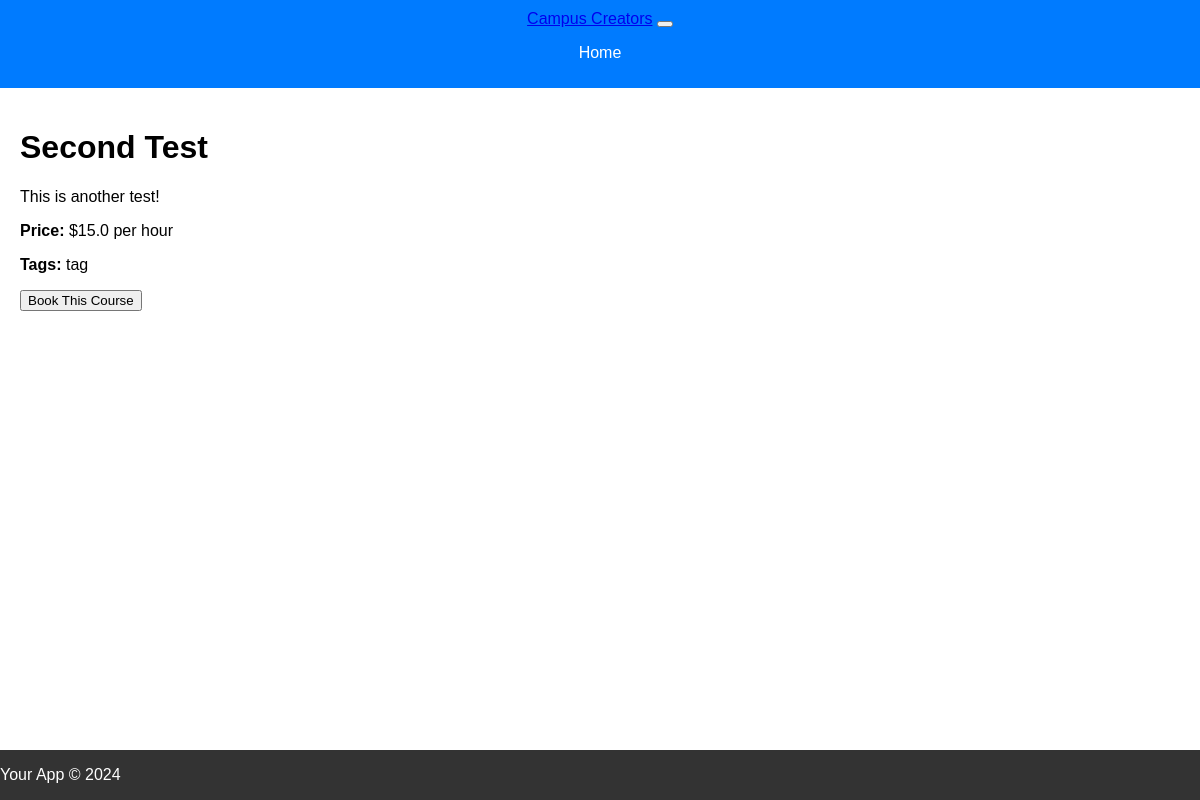
/course/2, run on an earlier commit of the app's database.
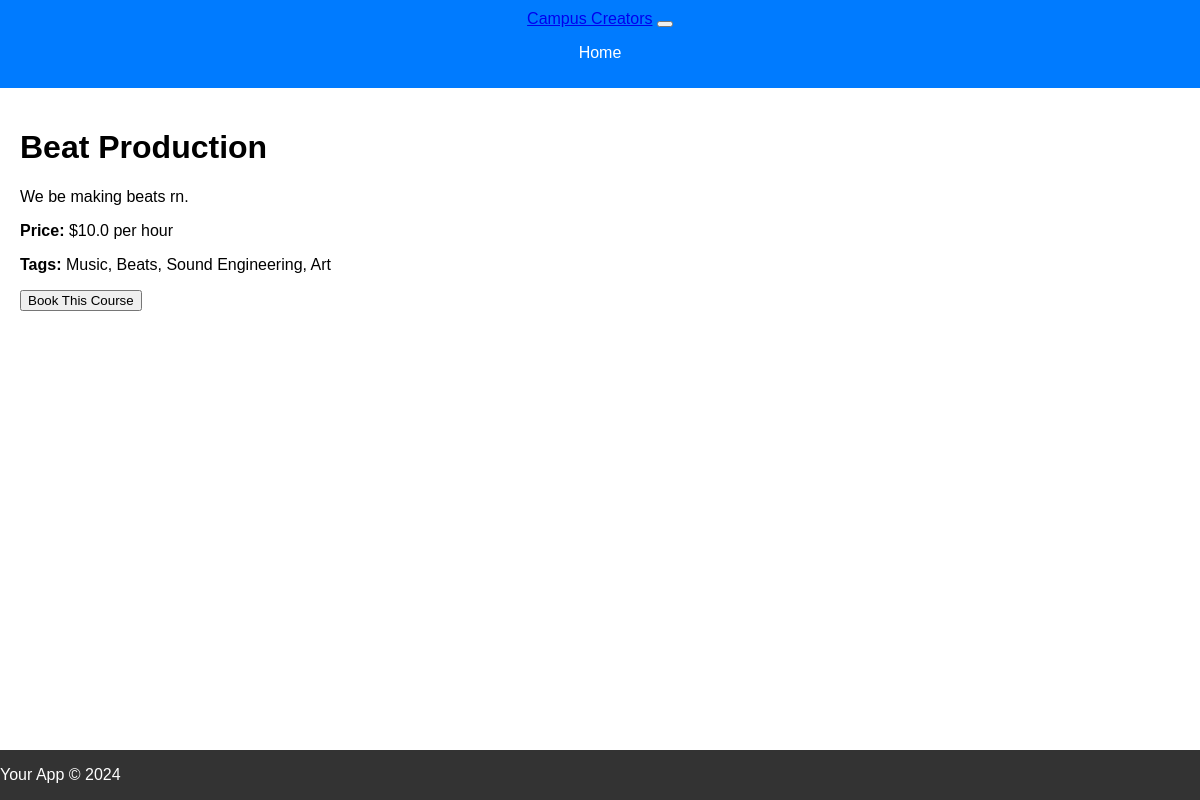
And on a later commit of the database.
### app.py (models this page shows)
class Course(db.Model):
    id = db.Column(db.Integer, primary_key=True)
    title = db.Column(db.String(100), nullable=False)
    description = db.Column(db.Text, nullable=False)
    price_per_hour = db.Column(db.Float, nullable=False)
    image_url = db.Column(db.String(255))  # Assuming images are hosted elsewhere and accessed via URL
    category_tags = db.Column(db.String(255))  # Could be a comma-separated list or a relationship to another table
    rating = db.Column(db.Float)  # Average rating, possibly updated via a separate ratings model or table
    created_at = db.Column(db.DateTime, default=datetime.utcnow)
    user_id = db.Column(db.Integer, db.ForeignKey('user.id'), nullable=False)  # Linking a course to a user
    creator = relationship('User', backref='courses')  # Establishing a bidirectional relationship with the User model

### app.py (the view)
@app.route('/course/<int:course_id>')
def course_details(course_id):
    course = Course.query.get_or_404(course_id)
    return render_template('course_details.html', course=course)

### templates/course_details.html
{% extends 'base.html' %}
{% block content %}
<div class="course-detail">
    <h1>{{ course.title }}</h1>
    <p>{{ course.description }}</p>
    <p><strong>Price:</strong> ${{ course.price_per_hour }} per hour</p>
    <p><strong>Tags:</strong> {{ course.category_tags }}</p>
    <form action="{{ url_for('book_course', course_id=course.id) }}" method="post">
        <button type="submit" class="btn btn-primary">Book This Course</button>
    </form>
</div>
{% endblock %}

What changed in the data, as far as the page shows it:
changed Course: title "Second Test" → "Beat Production"; description "This is another test!" → "We be making beats rn."; price_per_hour "15.0" → "10.0"; category_tags "tag" → "Music, Beats, Sound Engineering, Art"
